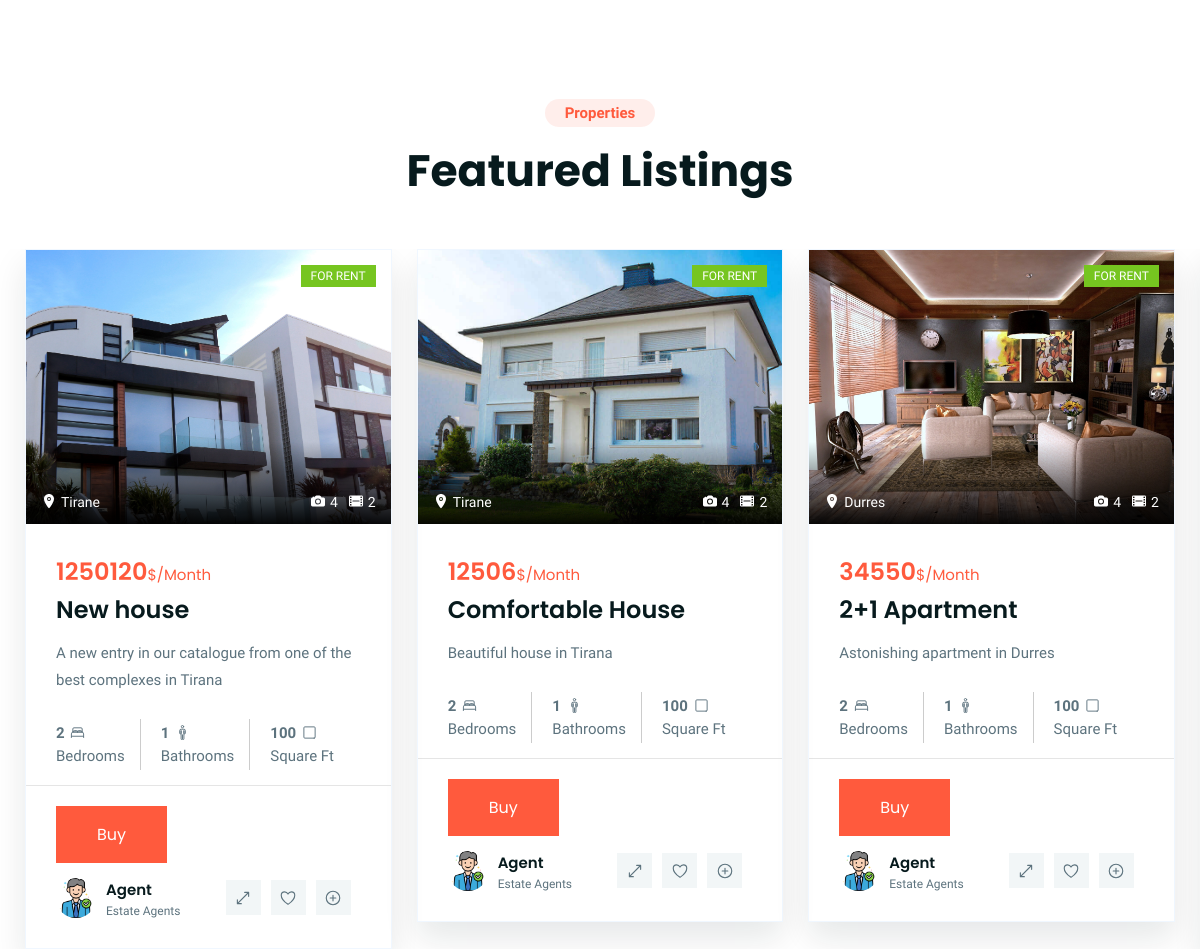
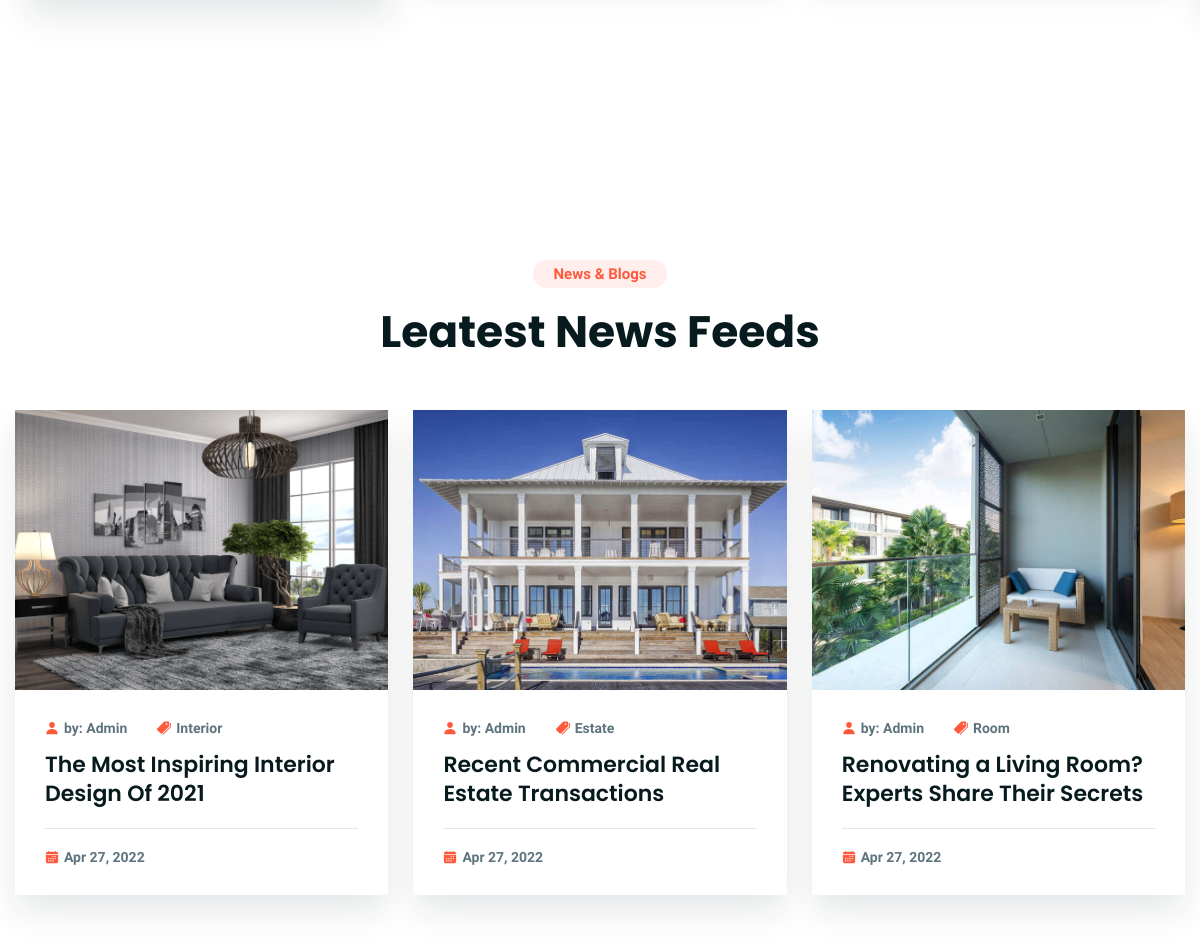
Before: / (middle part) with the older database file (2 pictures, top to bottom).
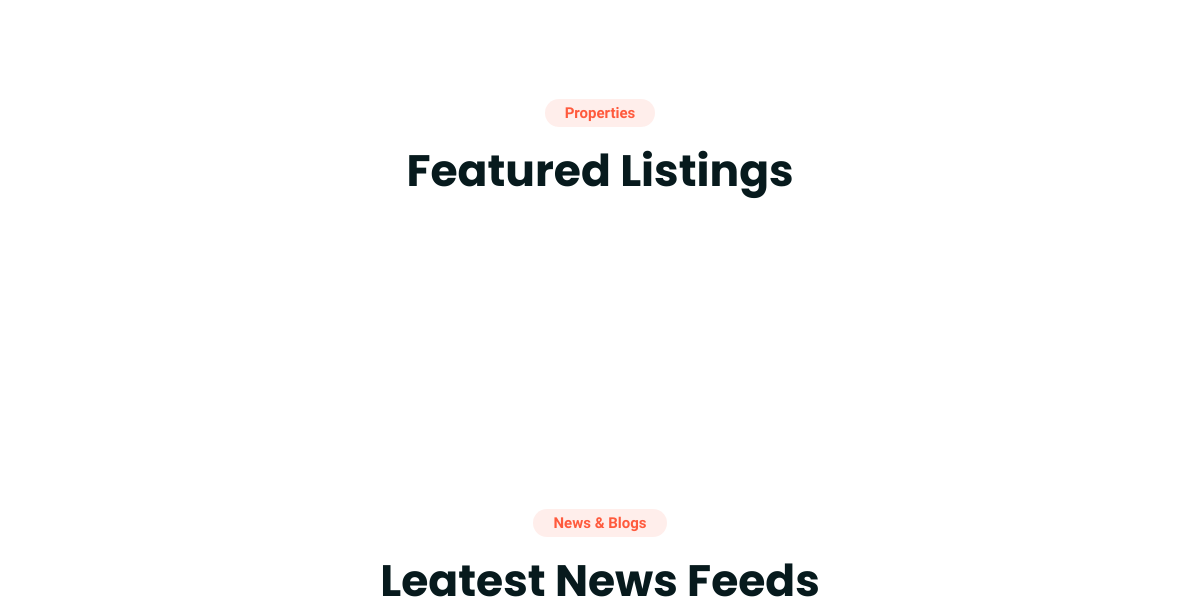
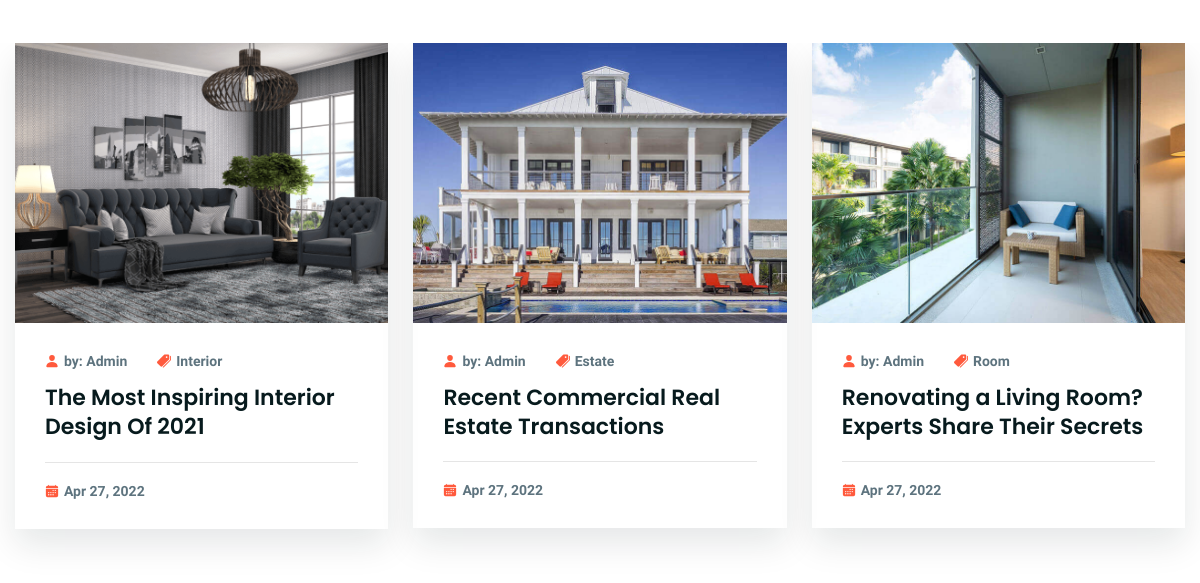
After: the same page with the newer database file (2 pictures, top to bottom).
### tables this page shows
CREATE TABLE Property
(
  Property_Id INT NOT NULL,
  Property_Name INT NOT NULL,
  Description INT NOT NULL,
  Nr_Bedrooms INT NOT NULL,
  Nr_Bathrooms INT NOT NULL,
  Area INT NOT NULL,
  Image INT NOT NULL,
  Price INT NOT NULL,
  No_Garages INT NOT NULL,
  Stories INT NOT NULL,
  Status INT NOT NULL,
  Agent_ID INT NOT NULL,
  Area_Id INT NOT NULL,
  ID INT,
  Auction_ID INT,
  PRIMARY KEY (Property_Id),
  FOREIGN KEY (Agent_ID) REFERENCES Agent(Agent_ID),
  FOREIGN KEY (Area_Id) REFERENCES Area(Area_Id),
  FOREIGN KEY (ID) REFERENCES Admin(ID),
  FOREIGN KEY (Auction_ID) REFERENCES Auction(Auction_ID)
);

CREATE TABLE Area
(
  Area_Id INT NOT NULL,
  No_Properties INT NOT NULL,
  Location INT NOT NULL,
  PRIMARY KEY (Area_Id)
);

### PHP/test.php (the view, shortened to what this page needs)
<?php
    include './PHP/connect_to_database.php';
    $sql = "SELECT * FROM property INNER JOIN area ON property.Area_Id = area.Area_Id";
    $result  = $conn->query($sql);
    while ($row = $result->fetch_assoc()) {
        echo '
        <li>
        <div class="property-card">
          <figure class="card-banner">
            <a href="#">
              <img src="'.$row['Image'].'" alt="Comfortable Apartment" class="w-100">
            </a>
            <div class="card-badge green">For Rent</div>
            <div class="banner-actions">
              <button class="banner-actions-btn">
                <ion-icon name="location"></ion-icon>
                <address>'.$row['Area_Name'].'</address>
              </button>
              <button class="banner-actions-btn">
                <ion-icon name="camera"></ion-icon>
                <span>4</span>
              </button>
              <button class="banner-actions-btn">
                <ion-icon name="film"></ion-icon>
                <span>2</span>
              </button>
            </div>
          </figure>
          <div class="card-content">
            <div class="card-price">
              <strong>'.$row['Price'].'</strong>$/Month
            </div>
            <h3 class="h3 card-title">
              <a href="#">'.$row['Property_Name'].'</a>
            </h3>
            <p class="card-text">
            '.$row['Description'].'
            </p>
            <ul class="card-list">
              <li class="card-item">
                <strong>'.$row['Nr_Bedrooms'].'</strong>
                <ion-icon name="bed-outline"></ion-icon>
                <span>Bedrooms</span>
              </li>
              <li class="card-item">
                <strong>'.$row['Nr_Bathrooms'].'</strong>
                <ion-icon name="man-outline"></ion-icon>
                <span>Bathrooms</span>
              </li>
              <li class="card-item">
                <strong>'.$row['Area'].'</strong>
                <ion-icon name="square-outline"></ion-icon>
                <span>Square Ft</span>
              </li>
            </ul>
          </div>
          <div class="card-footer">
            <div class="card-author">
              <figure class="author-avatar">
                <img src="./assets/images/agent.png" alt="Agent" class="w-100">
              </figure>
              <div>
                <p class="author-name">
                  <a href="#">Agent</a>
                </p>
                <p class="author-title">Estate Agents</p>
              </div>
            </div>
            <div class="card-footer-actions">
              <button class="card-footer-actions-btn">
                <ion-icon name="resize-outline"></ion-icon>
              </button>
              <button class="card-footer-actions-btn">
                <ion-icon name="heart-outline"></ion-icon>
              </button>
              <button class="card-footer-actions-btn">
                <ion-icon name="add-circle-outline"></ion-icon>
              </button>
            </div>
            <button class="btn btn-primary btn-block">Buy</button>
          </div>
        </div>
      </li>';
    }

### index.php (shortened to what this page needs)
<!DOCTYPE html>
<html lang="en">
<head>
  <link rel="stylesheet" href="./assets/css/style.css">
  <link rel="stylesheet" href="https://cdnjs.cloudflare.com/ajax/libs/font-awesome/6.2.0/css/all.min.css">
</head>
<body>
  <main>
    <article>
      <section class="property" id="property">
        <div class="container">
          <p class="section-subtitle">Properties</p>
          <h2 class="h2 section-title">Featured Listings</h2>
          <ul class="property-list has-scrollbar">
            <?php
             include './PHP/test.php';
            ?>
          </ul>
        </div>
      </section>
      <section class="blog" id="blog">
        <div class="container">
          <p class="section-subtitle">News & Blogs</p>
          <h2 class="h2 section-title">Leatest News Feeds</h2>
          <ul class="blog-list has-scrollbar">
            <li>
              <div class="blog-card">
                <figure class="card-banner">
                  <img src="./assets/images/blog-1.png" alt="The Most Inspiring Interior Design Of 2021" class="w-100">
                </figure>
                <div class="blog-content">
                  <div class="blog-content-top">
                    <ul class="card-meta-list">
                      <li>
                        <a href="#" class="card-meta-link">
                          <ion-icon name="person"></ion-icon>
                          <span>by: Admin</span>
                        </a>
                      </li>
                      <li>
                        <a href="#" class="card-meta-link">
                          <ion-icon name="pricetags"></ion-icon>
                          <span>Interior</span>
                        </a>
                      </li>
                    </ul>
                    <h3 class="h3 blog-title">
                      <a href="#">The Most Inspiring Interior Design Of 2021</a>
                    </h3>
                  </div>
                  <div class="blog-content-bottom">
                    <div class="publish-date">
                      <ion-icon name="calendar"></ion-icon>
                      <time datetime="2022-27-04">Apr 27, 2022</time>
                    </div>
                  </div>
                </div>
              </div>
            </li>
            <li>
              <div class="blog-card">
                <figure class="card-banner">
                  <img src="./assets/images/blog-2.jpg" alt="Recent Commercial Real Estate Transactions" class="w-100">
                </figure>
                <div class="blog-content">
                  <div class="blog-content-top">
                    <ul class="card-meta-list">
                      <li>
                        <a href="#" class="card-meta-link">
                          <ion-icon name="person"></ion-icon>
                          <span>by: Admin</span>
                        </a>
                      </li>
                      <li>
                        <a href="#" class="card-meta-link">
                          <ion-icon name="pricetags"></ion-icon>
                          <span>Estate</span>
                        </a>
                      </li>
                    </ul>
                    <h3 class="h3 blog-title">
                      <a href="#">Recent Commercial Real Estate Transactions</a>
                    </h3>
                  </div>
                  <div class="blog-content-bottom">
                    <div class="publish-date">
                      <ion-icon name="calendar"></ion-icon>
                      <time datetime="2022-27-04">Apr 27, 2022</time>
                    </div>
                  </div>
                </div>
              </div>
            </li>
            <li>
              <div class="blog-card">
                <figure class="card-banner">
                  <img src="./assets/images/blog-3.jpg" alt="Renovating a Living Room? Experts Share Their Secrets" class="w-100">
                </figure>
                <div class="blog-content">
                  <div class="blog-content-top">
                    <ul class="card-meta-list">
                      <li>
                        <a href="#" class="card-meta-link">
                          <ion-icon name="person"></ion-icon>
                          <span>by: Admin</span>
                        </a>
                      </li>
                      <li>
                        <a href="#" class="card-meta-link">
                          <ion-icon name="pricetags"></ion-icon>
                          <span>Room</span>
                        </a>
                      </li>
                    </ul>
                    <h3 class="h3 blog-title">
                      <a href="#">Renovating a Living Room? Experts Share Their Secrets</a>
                    </h3>
                  </div>
                  <div class="blog-content-bottom">
                    <div class="publish-date">
                      <ion-icon name="calendar"></ion-icon>
                      <time datetime="2022-27-04">Apr 27, 2022</time>
                    </div>
                  </div>
                </div>
              </div>
            </li>
          </ul>
        </div>
      </section>
    </article>
  </main>
</body>
</html>

Changed rows visible on the page:
removed property: Image (picture), Area_Id.Area_Name "Tirane", Price "1250120", Property_Name "New house", Description "A new entry in our catalogue from one of the best complexes in Tirana", Nr_Bedrooms "2", Nr_Bathrooms "1", Area "100"
removed property: Image (picture), Area_Id.Area_Name "Tirane", Price "12506", Property_Name "Comfortable House", Description "Beautiful house in Tirana", Nr_Bedrooms "2", Nr_Bathrooms "1", Area "100"
removed property: Image (picture), Area_Id.Area_Name "Durres", Price "34550", Property_Name "2+1 Apartment", Description "Astonishing apartment in Durres", Nr_Bedrooms "2", Nr_Bathrooms "1", Area "100"
